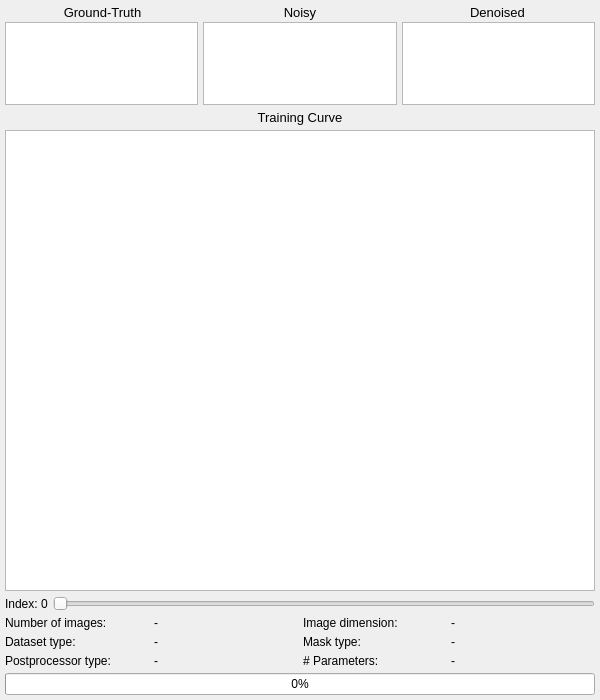
<?xml version="1.0" encoding="UTF-8"?>
<ui version="4.0">
 <class>Visual_Postprocessor</class>
 <widget class="QWidget" name="Visual_Postprocessor">
  <property name="geometry">
   <rect>
    <x>0</x>
    <y>0</y>
    <width>600</width>
    <height>700</height>
   </rect>
  </property>
  <property name="sizePolicy">
   <sizepolicy hsizetype="Expanding" vsizetype="Expanding">
    <horstretch>0</horstretch>
    <verstretch>0</verstretch>
   </sizepolicy>
  </property>
  <property name="minimumSize">
   <size>
    <width>400</width>
    <height>400</height>
   </size>
  </property>
  <property name="windowTitle">
   <string>Form</string>
  </property>
  <layout class="QVBoxLayout" name="previsualiza_postprocesado_layout">
   <property name="spacing">
    <number>5</number>
   </property>
   <property name="leftMargin">
    <number>5</number>
   </property>
   <property name="topMargin">
    <number>5</number>
   </property>
   <property name="rightMargin">
    <number>5</number>
   </property>
   <property name="bottomMargin">
    <number>5</number>
   </property>
   <!-- Images section wrapped in a frame with dynamic height controlled by resizeEvent -->
   <item>
    <widget class="QFrame" name="images_frame">
     <property name="sizePolicy">
      <sizepolicy hsizetype="Expanding" vsizetype="Fixed">
       <horstretch>0</horstretch>
       <verstretch>0</verstretch>
      </sizepolicy>
     </property>
     <property name="minimumSize">
      <size>
       <width>0</width>
       <height>100</height>
      </size>
     </property>
     <property name="frameShape">
      <enum>QFrame::NoFrame</enum>
     </property>
     <layout class="QVBoxLayout" name="images_frame_layout">
      <property name="spacing">
       <number>2</number>
      </property>
      <property name="leftMargin">
       <number>0</number>
      </property>
      <property name="topMargin">
       <number>0</number>
      </property>
      <property name="rightMargin">
       <number>0</number>
      </property>
      <property name="bottomMargin">
       <number>0</number>
      </property>
      <!-- Images labels row -->
      <item>
       <layout class="QHBoxLayout" name="images_labels_layout">
        <item>
         <widget class="QLabel" name="label">
          <property name="font">
           <font>
            <pointsize>10</pointsize>
           </font>
          </property>
          <property name="text">
           <string>Ground-Truth</string>
          </property>
          <property name="alignment">
           <set>Qt::AlignCenter</set>
          </property>
         </widget>
        </item>
        <item>
         <widget class="QLabel" name="label_2">
          <property name="font">
           <font>
            <pointsize>10</pointsize>
           </font>
          </property>
          <property name="text">
           <string>Noisy</string>
          </property>
          <property name="alignment">
           <set>Qt::AlignCenter</set>
          </property>
         </widget>
        </item>
        <item>
         <widget class="QLabel" name="label_3">
          <property name="font">
           <font>
            <pointsize>10</pointsize>
           </font>
          </property>
          <property name="text">
           <string>Denoised</string>
          </property>
          <property name="alignment">
           <set>Qt::AlignCenter</set>
          </property>
         </widget>
        </item>
       </layout>
      </item>
      <!-- Images row -->
      <item>
       <layout class="QHBoxLayout" name="images_layout">
        <property name="spacing">
         <number>5</number>
        </property>
        <item>
         <widget class="QGraphicsView" name="preview_image_original">
          <property name="sizePolicy">
           <sizepolicy hsizetype="Expanding" vsizetype="Expanding">
            <horstretch>1</horstretch>
            <verstretch>1</verstretch>
           </sizepolicy>
          </property>
          <property name="minimumSize">
           <size>
            <width>80</width>
            <height>80</height>
           </size>
          </property>
          <property name="toolTip">
           <string>Click to enlarge</string>
          </property>
          <property name="verticalScrollBarPolicy">
           <enum>Qt::ScrollBarAlwaysOff</enum>
          </property>
          <property name="horizontalScrollBarPolicy">
           <enum>Qt::ScrollBarAlwaysOff</enum>
          </property>
          <property name="sizeAdjustPolicy">
           <enum>QAbstractScrollArea::AdjustToContents</enum>
          </property>
         </widget>
        </item>
        <item>
         <widget class="QGraphicsView" name="preview_image_noise">
          <property name="sizePolicy">
           <sizepolicy hsizetype="Expanding" vsizetype="Expanding">
            <horstretch>1</horstretch>
            <verstretch>1</verstretch>
           </sizepolicy>
          </property>
          <property name="minimumSize">
           <size>
            <width>80</width>
            <height>80</height>
           </size>
          </property>
          <property name="toolTip">
           <string>Click to enlarge</string>
          </property>
          <property name="verticalScrollBarPolicy">
           <enum>Qt::ScrollBarAlwaysOff</enum>
          </property>
          <property name="horizontalScrollBarPolicy">
           <enum>Qt::ScrollBarAlwaysOff</enum>
          </property>
          <property name="sizeAdjustPolicy">
           <enum>QAbstractScrollArea::AdjustToContents</enum>
          </property>
         </widget>
        </item>
        <item>
         <widget class="QGraphicsView" name="preview_image_reconstructed">
          <property name="sizePolicy">
           <sizepolicy hsizetype="Expanding" vsizetype="Expanding">
            <horstretch>1</horstretch>
            <verstretch>1</verstretch>
           </sizepolicy>
          </property>
          <property name="minimumSize">
           <size>
            <width>80</width>
            <height>80</height>
           </size>
          </property>
          <property name="toolTip">
           <string>Click to enlarge</string>
          </property>
          <property name="verticalScrollBarPolicy">
           <enum>Qt::ScrollBarAlwaysOff</enum>
          </property>
          <property name="horizontalScrollBarPolicy">
           <enum>Qt::ScrollBarAlwaysOff</enum>
          </property>
          <property name="sizeAdjustPolicy">
           <enum>QAbstractScrollArea::AdjustToContents</enum>
          </property>
         </widget>
        </item>
       </layout>
      </item>
     </layout>
    </widget>
   </item>
   <!-- Training Curve label -->
   <item>
    <widget class="QLabel" name="label_5">
     <property name="font">
      <font>
       <pointsize>10</pointsize>
      </font>
     </property>
     <property name="text">
      <string>Training Curve</string>
     </property>
     <property name="alignment">
      <set>Qt::AlignCenter</set>
     </property>
    </widget>
   </item>
   <!-- Training Curve chart - expanding to fill available space -->
   <item>
    <widget class="QGraphicsView" name="plot_training_curve">
     <property name="sizePolicy">
      <sizepolicy hsizetype="Expanding" vsizetype="Expanding">
       <horstretch>0</horstretch>
       <verstretch>1</verstretch>
      </sizepolicy>
     </property>
     <property name="minimumSize">
      <size>
       <width>200</width>
       <height>150</height>
      </size>
     </property>
     <property name="verticalScrollBarPolicy">
      <enum>Qt::ScrollBarAlwaysOff</enum>
     </property>
     <property name="horizontalScrollBarPolicy">
      <enum>Qt::ScrollBarAlwaysOff</enum>
     </property>
    </widget>
   </item>
   <!-- Slider section -->
   <item>
    <layout class="QHBoxLayout" name="slider_layout">
     <item>
      <widget class="QLabel" name="slider_index_label">
       <property name="text">
        <string>Index: 0</string>
       </property>
      </widget>
     </item>
     <item>
      <widget class="QSlider" name="image_slider_value">
       <property name="sizePolicy">
        <sizepolicy hsizetype="Expanding" vsizetype="Fixed">
         <horstretch>0</horstretch>
         <verstretch>0</verstretch>
        </sizepolicy>
       </property>
       <property name="orientation">
        <enum>Qt::Horizontal</enum>
       </property>
      </widget>
     </item>
    </layout>
   </item>
   <!-- Info section -->
   <item>
    <layout class="QGridLayout" name="info_layout">
     <property name="spacing">
      <number>5</number>
     </property>
     <item row="0" column="0">
      <widget class="QLabel" name="label_4">
       <property name="text">
        <string>Number of images:</string>
       </property>
      </widget>
     </item>
     <item row="0" column="1">
      <widget class="QLabel" name="num_images">
       <property name="text">
        <string>-</string>
       </property>
      </widget>
     </item>
     <item row="0" column="2">
      <widget class="QLabel" name="label_8">
       <property name="text">
        <string>Image dimension:</string>
       </property>
      </widget>
     </item>
     <item row="0" column="3">
      <widget class="QLabel" name="img_size">
       <property name="text">
        <string>-</string>
       </property>
      </widget>
     </item>
     <item row="1" column="0">
      <widget class="QLabel" name="label_6">
       <property name="text">
        <string>Dataset type:</string>
       </property>
      </widget>
     </item>
     <item row="1" column="1">
      <widget class="QLabel" name="dataset_type">
       <property name="text">
        <string>-</string>
       </property>
      </widget>
     </item>
     <item row="1" column="2">
      <widget class="QLabel" name="label_10">
       <property name="text">
        <string>Mask type:</string>
       </property>
      </widget>
     </item>
     <item row="1" column="3">
      <widget class="QLabel" name="mask_type">
       <property name="text">
        <string>-</string>
       </property>
      </widget>
     </item>
     <item row="2" column="0">
      <widget class="QLabel" name="label_12">
       <property name="text">
        <string>Postprocessor type:</string>
       </property>
      </widget>
     </item>
     <item row="2" column="1">
      <widget class="QLabel" name="postprocessor_type">
       <property name="text">
        <string>-</string>
       </property>
      </widget>
     </item>
     <item row="2" column="2">
      <widget class="QLabel" name="num_parameters_info_text">
       <property name="text">
        <string># Parameters:</string>
       </property>
      </widget>
     </item>
     <item row="2" column="3">
      <widget class="QLabel" name="num_parameters_value">
       <property name="text">
        <string>-</string>
       </property>
      </widget>
     </item>
    </layout>
   </item>
   <!-- Progress bar -->
   <item>
    <widget class="QProgressBar" name="progress_bar">
     <property name="sizePolicy">
      <sizepolicy hsizetype="Expanding" vsizetype="Fixed">
       <horstretch>0</horstretch>
       <verstretch>0</verstretch>
      </sizepolicy>
     </property>
     <property name="minimumSize">
      <size>
       <width>0</width>
       <height>20</height>
      </size>
     </property>
     <property name="value">
      <number>0</number>
     </property>
     <property name="alignment">
      <set>Qt::AlignCenter</set>
     </property>
    </widget>
   </item>
  </layout>
 </widget>
 <resources/>
 <connections/>
</ui>
